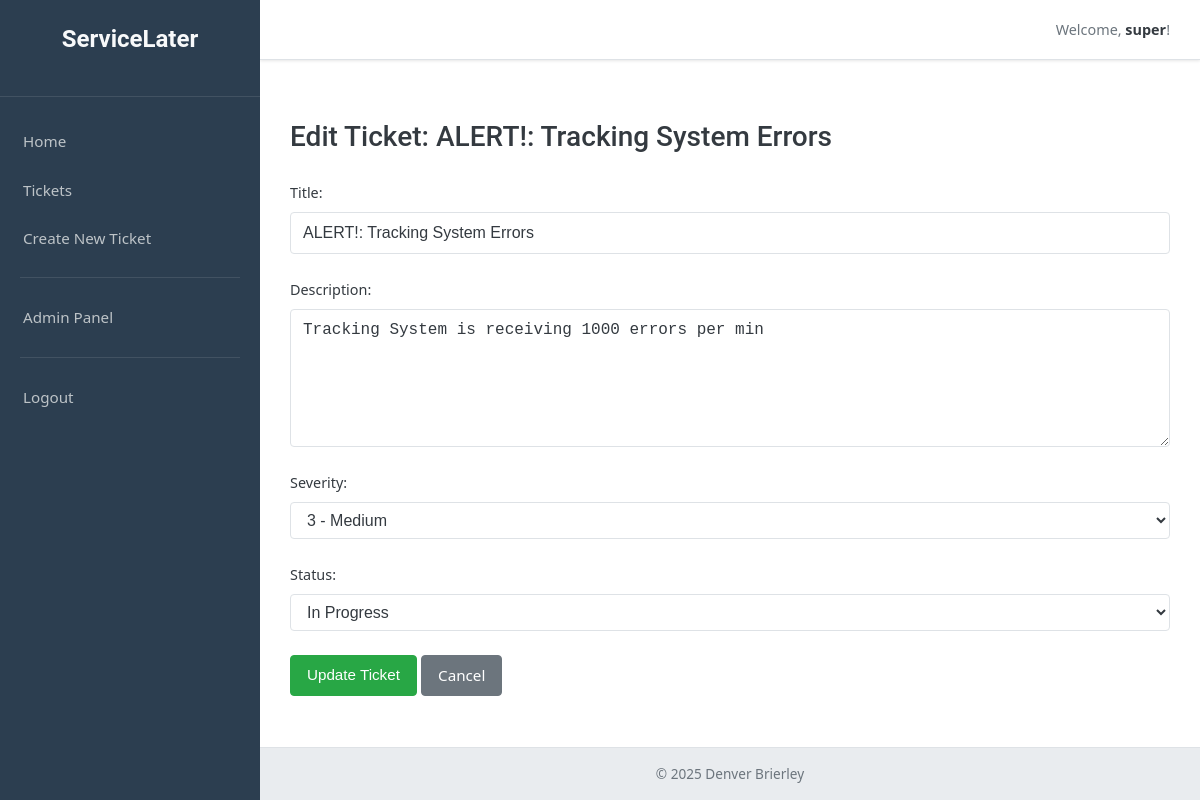
Page /tickets/15/update/ (signed in) on the committed database.
### tickets/models.py (models this page shows, shortened)
class Tickets(models.Model):
    ticket_id = models.AutoField(primary_key=True)
    title = models.CharField(max_length=100)
    description = models.TextField()
    severity = models.IntegerField()
    status = models.CharField(max_length=50)

### tickets/views.py (the view)
# urls.py: path('tickets/<int:ticket_id>/update/', views.ticket_update_view, name='ticket_update'),
@login_required
def ticket_update_view(request, ticket_id):
    ticket = get_object_or_404(Tickets, ticket_id=ticket_id)
    if request.method == 'POST':
        form = TicketForm(request.POST, instance=ticket)
        if form.is_valid():
            form.save()
            messages.success(request, 'Ticket updated successfully!')
            return redirect('ticket_detail', ticket_id=ticket.ticket_id)
        else:
            logger.warning(f"Invalid form submission by '{request.user.username}' for ticket update id={ticket_id}.")
            messages.error(request, 'Please correct the errors below.')
    else:
        form = TicketForm(instance=ticket)
    return render(request, 'tickets/ticket_form.html', {'form': form, 'ticket': ticket})

### tickets/forms.py
class TicketForm(forms.ModelForm):
    SEVERITY_CHOICES = [
        (1, '1 - Critical'),
        (2, '2 - High'),
        (3, '3 - Medium'),
        (4, '4 - Low'),
    ]
    STATUS_CHOICES = [
        ('Open', 'Open'),
        ('In Progress', 'In Progress'),
        ('Resolved', 'Resolved'),
        ('Closed', 'Closed'),
    ]
    severity = forms.ChoiceField(choices=SEVERITY_CHOICES, widget=forms.Select(attrs={'class': 'form-control'}))
    status = forms.ChoiceField(choices=STATUS_CHOICES, widget=forms.Select(attrs={'class': 'form-control'}))
    description = forms.CharField(widget=forms.Textarea(attrs={'rows': 5, 'class': 'form-control'}))
    title = forms.CharField(widget=forms.TextInput(attrs={'class': 'form-control'}))
    class Meta:
        model = Tickets
        fields = ['title', 'description', 'severity', 'status']

### tickets/templates/tickets/ticket_form.html (shortened to what this page needs)
{% extends "tickets/base.html" %}
{% block content %}
    <h2>{% if form.instance.pk %}Edit Ticket: {{ form.instance.title }}{% else %}Create New Ticket{% endif %}</h2>
    <form method="post">
        <div class="form-group">
            <label for="{{ form.title.id_for_label }}">Title:</label>
            {{ form.title }}
        </div>
        <div class="form-group">
            <label for="{{ form.description.id_for_label }}">Description:</label>
            {{ form.description }}
        </div>
        <div class="form-group">
            <label for="{{ form.severity.id_for_label }}">Severity:</label>
            {{ form.severity }}
        </div>
         <div class="form-group">
            <label for="{{ form.status.id_for_label }}">Status:</label>
            {{ form.status }}
        </div>
        <button type="submit" class="btn btn-primary">{% if form.instance.pk %}Update{% else %}Create{% endif %} Ticket</button>
        <a href="{% if form.instance.pk %}{% url 'ticket_detail' form.instance.pk %}{% else %}{% url 'ticket_list' %}{% endif %}" class="btn btn-secondary">Cancel</a>
    </form>
{% endblock %}

### tickets/templates/tickets/base.html (shortened to what this page needs)
{% load static %} <!DOCTYPE html>
<html lang="en">
<head>
    <link rel="stylesheet" href="{% static 'tickets/css/styles.css' %}">
</head>
<body>
    <div class="app-wrapper">
        <aside class="app-sidebar" id="appSidebar">
            <div class="sidebar-header">
                <h1 class="sidebar-logo"><a href="{% url 'home' %}">ServiceLater</a></h1> </div>
            <nav class="sidebar-nav">
                <ul>
                    <li><a href="{% url 'home' %}" {% if request.resolver_match.url_name == 'home' %}class="active"{% endif %}>Home</a></li> {% if user.is_authenticated %}
                        <li><a href="{% url 'ticket_list' %}" >Tickets</a></li> <li><a href="{% url 'ticket_create' %}" >Create New Ticket</a></li>
                        {% if user.is_staff %}
                        <li class="nav-separator"></li>
                        <li><a href="/admin/" target="_blank">Admin Panel</a></li>
                        {% endif %}
                        <li class="nav-separator"></li>
                        <li><a href="{% url 'logout' %}">Logout</a></li>
                    {% else %}
                        <li><a href="{% url 'login' %}" {% if request.resolver_match.url_name == 'login' %}class="active"{% endif %}>Login</a></li>
                        <li><a href="{% url 'register' %}" {% if request.resolver_match.url_name == 'register' %}class="active"{% endif %}>Register</a></li>
                    {% endif %}
                </ul>
            </nav>
        </aside>
        <div class="app-main-content">
            <header class="app-header">
                <div class="header-user-info">
                    {% if user.is_authenticated %}
                        <span>Welcome, <strong>{{ user.username }}</strong>!</span>
                    {% else %}
                        <span>Welcome, Guest!</span>
                    {% endif %}
                </div>
            </header>
            <main class="page-content">
                {% block content %}
                {% endblock %}
            </main>
            <footer class="app-footer">
                <p>&copy; {% now "Y" %} Denver Brierley</p> </footer>
        </div>
    </div>
</body>
</html>

### tickets/static/tickets/css/styles.css (style rules this page uses)
:root { --font-primary: 'Segoe UI', Tahoma, Geneva, Verdana, sans-serif; --font-secondary: 'Roboto', sans-serif; --color-bg-main: #f4f6f8; --color-bg-sidebar: #2c3e50; --color-bg-header: #ffffff; --color-bg-content: #ffffff; --color-bg-footer: #e9ecef; --color-text-light: #f8f9fa; --color-text-dark: #343a40; --color-text-muted: #6c757d; --color-text-sidebar: #bdc3c7; --color-text-sidebar-active: #ffffff; --color-text-sidebar-hover: #ffffff; --color-primary-accent: #28a745; --color-primary-accent-dark: #218838; --color-secondary-accent: #1abc9c; --color-border: #dee2e6; --color-shadow: rgba(0, 0, 0, 0.1); --sidebar-width: 260px; --header-height: 60px; --border-radius: 4px; }
* { box-sizing: border-box; margin: 0; padding: 0; }
html, body { height: 100%; font-family: var(--font-primary); background-color: var(--color-bg-main); color: var(--color-text-dark); font-size: 16px; line-height: 1.6; }
a { color: var(--color-primary-accent); text-decoration: none; transition: color 0.2s ease; }
h1, h2, h3, h4, h5, h6 { font-family: var(--font-secondary); color: var(--color-text-dark); margin-bottom: 0.75em; font-weight: 500; }
h1 { font-size: 2rem; }
h2 { font-size: 1.75rem; }
.app-wrapper { display: flex; min-height: 100vh; }
.app-sidebar { width: var(--sidebar-width); background-color: var(--color-bg-sidebar); color: var(--color-text-light); padding: 20px 0; position: fixed; top: 0; left: 0; bottom: 0; overflow-y: auto; transition: width 0.3s ease; z-index: 1000; }
.sidebar-header { padding: 0 20px 20px 20px; margin-bottom: 20px; border-bottom: 1px solid rgba(255,255,255,0.1); }
.sidebar-logo { font-size: 1.5rem; font-weight: bold; color: var(--color-text-light); text-align: center; }
.sidebar-logo a { color: inherit; }
.sidebar-nav ul { list-style: none; }
.sidebar-nav li a { display: block; padding: 12px 20px; color: var(--color-text-sidebar); font-size: 0.95rem; transition: background-color 0.2s ease, color 0.2s ease; border-left: 3px solid transparent; }
.sidebar-nav li.nav-separator { height: 1px; background-color: rgba(255,255,255,0.1); margin: 15px 20px; }
.app-main-content { margin-left: var(--sidebar-width); flex-grow: 1; display: flex; flex-direction: column; transition: margin-left 0.3s ease; }
.app-header { height: var(--header-height); background-color: var(--color-bg-header); display: flex; justify-content: flex-end; align-items: center; padding: 0 30px; border-bottom: 1px solid var(--color-border); box-shadow: 0 1px 3px var(--color-shadow); position: sticky; top: 0; z-index: 900; }
.header-user-info { font-size: 0.9rem; color: var(--color-text-muted); }
.header-user-info strong { color: var(--color-text-dark); }
.page-content { padding: 30px; flex-grow: 1; background-color: var(--color-bg-content); }
.app-footer { padding: 15px 30px; text-align: center; font-size: 0.85rem; color: var(--color-text-muted); background-color: var(--color-bg-footer); border-top: 1px solid var(--color-border); }
.form-group { margin-bottom: 1.5rem; }
.form-group label { display: block; margin-bottom: .5rem; font-weight: 500; font-size: 0.9rem; }
.form-control { display: block; width: 100%; padding: .5rem .75rem; font-size: 1rem; line-height: 1.5; color: var(--color-text-dark); background-color: #fff; background-clip: padding-box; border: 1px solid var(--color-border); border-radius: var(--border-radius); transition: border-color .15s ease-in-out,box-shadow .15s ease-in-out; }
textarea.form-control { min-height: 120px; }
.btn { display: inline-block; font-weight: 500; color: var(--color-text-dark); text-align: center; vertical-align: middle; cursor: pointer; user-select: none; background-color: transparent; border: 1px solid transparent; padding: .5rem 1rem; font-size: .95rem; line-height: 1.5; border-radius: var(--border-radius); transition: all .15s ease-in-out; }
.btn-primary { color: #fff; background-color: var(--color-primary-accent); border-color: var(--color-primary-accent); }
.btn-secondary { color: #fff; background-color: var(--color-text-muted); border-color: var(--color-text-muted); }

### rows in the picture
Tickets: instance "ALERT!: Tracking System Errors", title "ALERT!: Tracking System Errors", description "Tracking System is receiving 1000 errors per min", severity "3 - Medium", status "In Progress"

### other values in the picture
{{ user.username }} "super"
